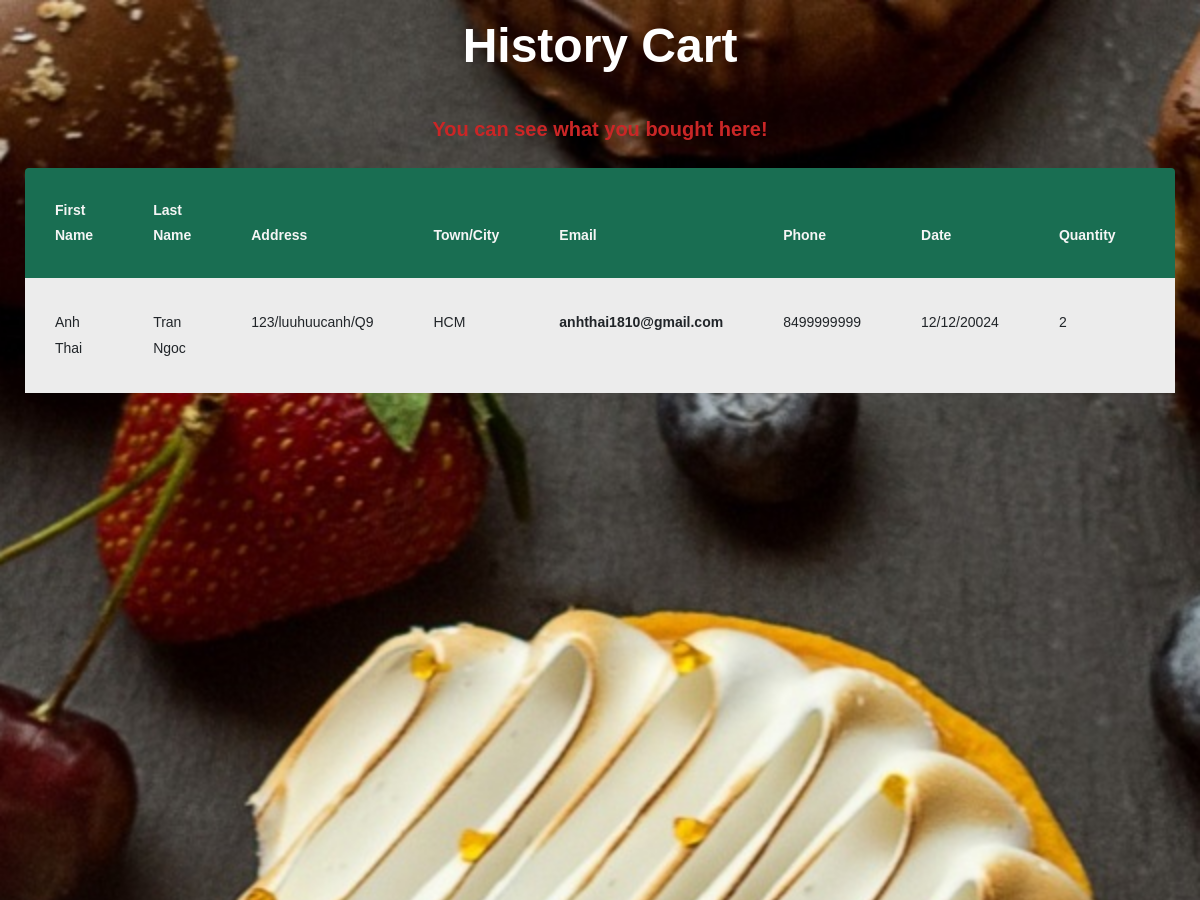
Page /history/ (upper part) on the earlier database version.
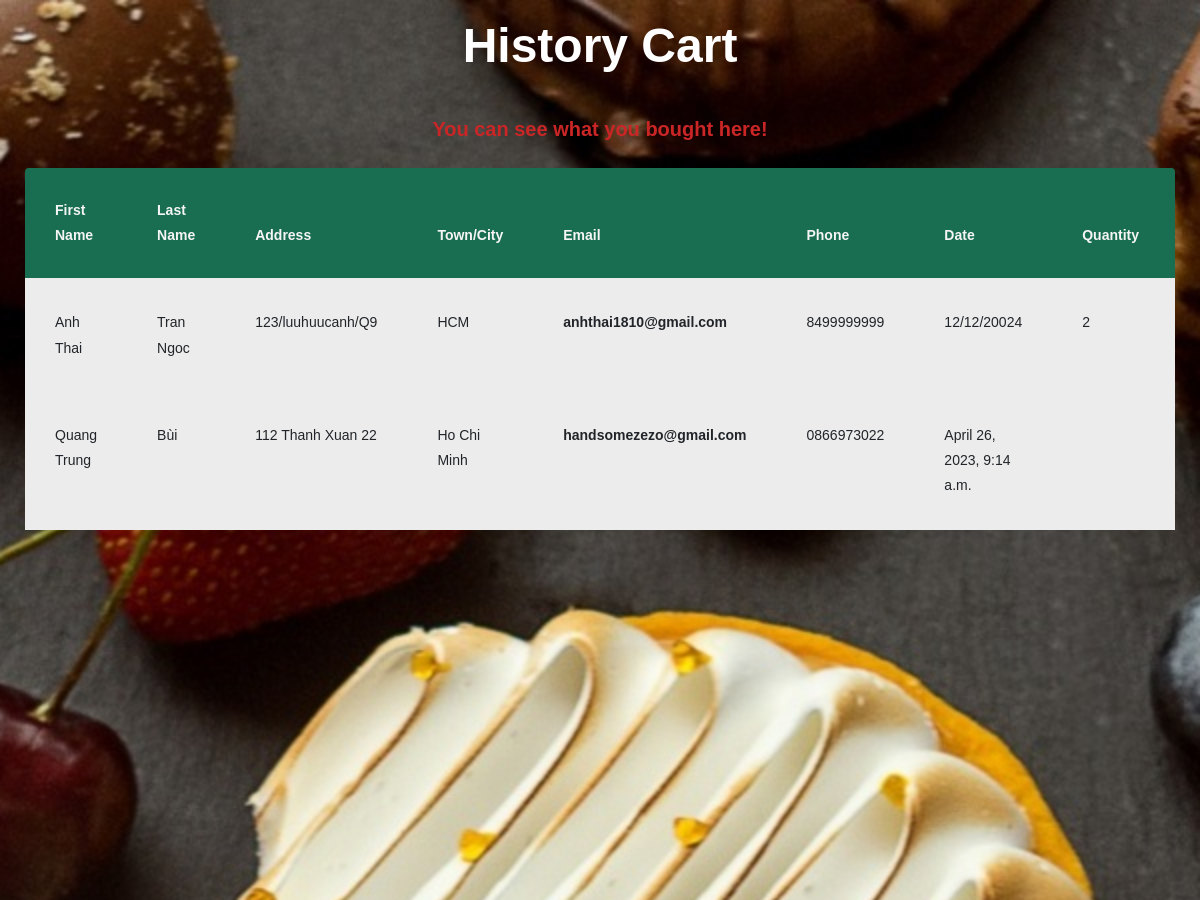
Same page on the later database version.
### cakeshop/models.py (models this page shows, shortened)
class Bill(models.Model):
    user = models.ForeignKey(User, on_delete=models.CASCADE)
    email = models.EmailField()
    first_name = models.CharField(max_length=50)
    last_name = models.CharField(max_length=50)
    address = models.CharField(max_length=255)
    town_city = models.CharField(max_length=50)
    phone_number = models.CharField(max_length=12)
    add_information = models.TextField(max_length=500, null=True, blank=True)
    cake_list = models.JSONField()
    total_price = models.DecimalField(max_digits=10, decimal_places=2)
    date = models.DateTimeField(auto_now_add=True)

### cakeshop/views.py (the view)
# urls.py: path('history/', views.BillView.get_all_bill, name='purchase_history'),
    def get_all_bill(request):
        bills = Bill.objects.all()
        return render(request, 'cakeshop/purchase_history.html', {'bills': bills})

### cakeshop/templates/cakeshop/purchase_history.html (shortened to what this page needs)
<!doctype html>
<html lang="en">
{% load static %}
<head>
    <link rel="stylesheet" href="https://stackpath.bootstrapcdn.com/font-awesome/4.7.0/css/font-awesome.min.css">
    <link rel="stylesheet" href="{% static 'css/purchase_history.css' %}">
    <link rel="stylesheet" href="{% static 'css/purchase_history-costume.css' %}">
</head>
<body>
    <section class="ftco-section background__htrc" style="
        background-image: url(/static/img/slider_3.png);
        background-position: center !important;
        background-size: cover !important;
        background-repeat: no-repeat;
        width: 100%;
        height: 300vh;
        padding: 10px;">
        <div class="container-fluid">
            <div class="row justify-content-center">
                <div class="col-md-6 text-center mb-4">
                    <h2 class="heading-section">History Cart</h2>
                </div>
            </div>
            <div class="row">
                <div class="col-md-12">
                    <h3 class="h5 mb-4 text-center text-center-color">You can see what you bought here!</h3>
                    <div class="table-wrap">
                        <table class="table myaccordion table-hover" id="accordion">
                            <thead>
                                <tr>
                                    <th class="row_baground-cl">First Name</th>
                                    <th class="row_baground-cl">Last Name</th>
                                    <th class="row_baground-cl">Address</th>
                                    <th class="row_baground-cl">Town/City</th>
                                    <th class="row_baground-cl">Email</th>
                                    <th class="row_baground-cl">Phone</th>
                                    <th class="row_baground-cl">Date</th>
                                    <th class="row_baground-cl">Quantity</th>
                                    <th class="row_baground-cl">Total</th>
                                </tr>
                            </thead>
                            <tbody>
                                <tr data-toggle="collapse" data-target="#collapseOne" aria-expanded="true"
                                    aria-controls="collapseOne">
                                    <td>Anh Thai</td>
                                    <td>Tran Ngoc</td>
                                    <td>123/luuhuucanh/Q9</td>
                                    <td>HCM</td>
                                    <th scope="row">anhthai1810@gmail.com</th>
                                    <td>8499999999</td>
                                    <td>12/12/20024</td>
                                    <td>2</td>
                                    <td>$400.00</td>
                                </tr>
                                {% for billItem in bills %}
                                <tr data-toggle="collapse" data-target="#collapseOne" aria-expanded="true"
                                    aria-controls="collapseOne">
                                    <td>{{billItem.first_name}}</td>
                                    <td>{{billItem.last_name}}</td>
                                    <td>{{billItem.address}}</td>
                                    <td>{{billItem.town_city}}</td>
                                    <th scope="row">{{billItem.email}}</th>
                                    <td>{{billItem.phone_number}}</td>
                                    <td>{{billItem.date}}</td>
                                    <td>
                                    </td>
                                    <td></td>
                                </tr>
                                {% endfor %}
                            </tbody>
                        </table>
                    </div>
                </div>
            </div>
        </div>
    </section>
</body>
</html>

### cakeshop/static/css/purchase_history-costume.css (style rules this page uses)
.table-wrap { border-radius: 4px; }
.heading-section { font-size: 48px !important; font-weight: 700; color: rgb(255, 255, 255); }
.text-center-color { color: rgb(202, 38, 38); font-weight: 600; }
.row_baground-cl { background-color: rgb(25, 110, 82) !important; color: whitesmoke !important; }

Differences in the rows shown:
added Bill: first_name "Quang Trung", last_name "Bùi", address "112 Thanh Xuan 22", town_city "Ho Chi Minh", email "handsomezezo@gmail.com", phone_number "0866973022", date "April 26, 2023, 9:14 a.m."
